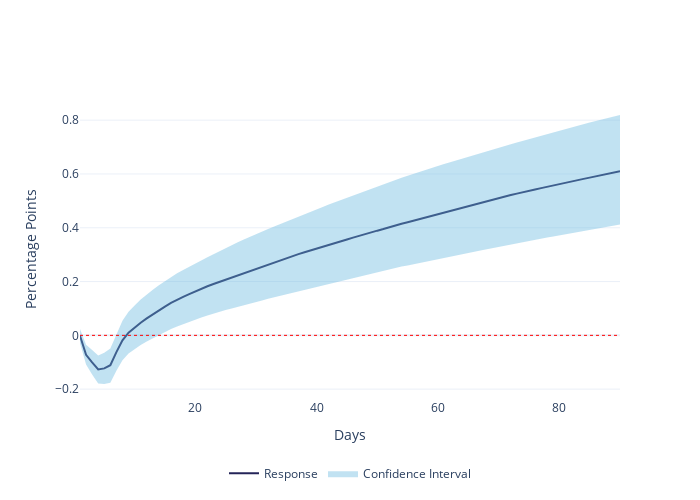

Notebook cell for this chart:
### Markdown cell above
### Uncertainty Sentiment Shock $\to$ Inflation

### Code cell
inflation_sentiment = plot_irf(irf_inf_sent.loc[0:90, :], y_axis_name='Percentage Points')
#inflation_sentiment.write_image('./images/inflation_sentiment.png', format='png', scale=3)

### Figure 1 — Plotly figure (JSON) as saved in the notebook; plotly's stock layout.template omitted (floating-point values rounded to 4 significant figures; data arrays with more than 128 entries replaced by an {"elided": "..."} marker saying what was removed)
{"data": [{"line": {"color": "#242458", "width": 2}, "mode": "lines", "name": "Response", "type": "scatter", "x": [1, 2, 3, 4, 5, 6, 7, 8, 9, 10, 11, 12, 13, 14, 15, 16, 17, 18, 19, 20, 21, 22, 23, 24, 25, 26, 27, 28, 29, 30, 31, 32, 33, 34, 35, 36, 37, 38, 39, 40, 41, 42, 43, 44, 45, 46, 47, 48, 49, 50, 51, 52, 53, 54, 55, 56, 57, 58, 59, 60, 61, 62, 63, 64, 65, 66, 67, 68, 69, 70, 71, 72, 73, 74, 75, 76, 77, 78, 79, 80, 81, 82, 83, 84, 85, 86, 87, 88, 89, 90], "y": [-0.001829, -0.07215, -0.1002, -0.1269, -0.1228, -0.1112, -0.06221, -0.01836, 0.01003, 0.02959, 0.04704, 0.06291, 0.0784, 0.09334, 0.107, 0.1206, 0.1328, 0.1429, 0.1531, 0.1634, 0.1736, 0.1825, 0.1909, 0.1989, 0.2083, 0.2166, 0.2252, 0.2329, 0.2402, 0.2481, 0.2562, 0.2638, 0.2717, 0.2794, 0.2874, 0.2949, 0.302, 0.3088, 0.316, 0.3232, 0.3302, 0.3372, 0.3435, 0.3498, 0.3564, 0.3632, 0.3702, 0.3769, 0.383, 0.3892, 0.3951, 0.4022, 0.4083, 0.4148, 0.4205, 0.4265, 0.4324, 0.4395, 0.4457, 0.4518, 0.4582, 0.4646, 0.47, 0.4754, 0.4815, 0.4871, 0.4933, 0.499, 0.5043, 0.5103, 0.5163, 0.5216, 0.5269, 0.5311, 0.5367, 0.5422, 0.5474, 0.5527, 0.5576, 0.5624, 0.567, 0.5715, 0.5765, 0.5817, 0.5865, 0.5913, 0.5961, 0.6011, 0.6056, 0.6104]}, {"fill": "toself", "fillcolor": "rgba(101, 183, 222, 0.4)", "hoverinfo": "skip", "line": {"color": "rgba(248,232,160,0)"}, "name": "Confidence Interval", "type": "scatter", "x": {"elided": "180 int values"}, "y": {"elided": "180 float values"}}, {"line": {"color": "red", "dash": "dot", "width": 1}, "mode": "lines", "showlegend": false, "type": "scatter", "x": [1, 90], "y": [0, 0]}], "layout": {"height": 500, "legend": {"orientation": "h", "x": 0.5, "xanchor": "center", "y": -0.2, "yanchor": "top"}, "width": 700, "xaxis": {"showgrid": false, "title": {"text": "Days"}}, "yaxis": {"title": {"text": "Percentage Points"}}}}
